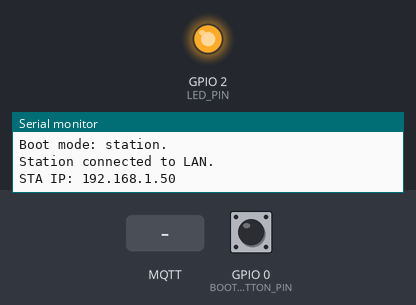
Bench run of a sketch on a simulated ESP32-S2. Parts: output pins drawn as LEDs (lit = HIGH), the last lines printed to the serial monitor. Dashed ring = blinking. The test bench sets the inputs (shaded band); at power-on: GPIO 0 (BOOT_BUTTON_PIN) HIGH. WiFi joins after 1.5 s; servers stay silent unless stated; no MQTT or app messages arrive unless stated.

Above: at 2.7 s.
2.8 s: GPIO 0 (BOOT_BUTTON_PIN) pulled LOW for 0.15 s
At 3.4 s:
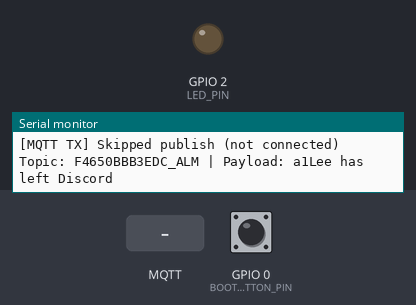
5.9 s: MQTT message "1" arrives on the first subscribed topic
At 6.37 s:
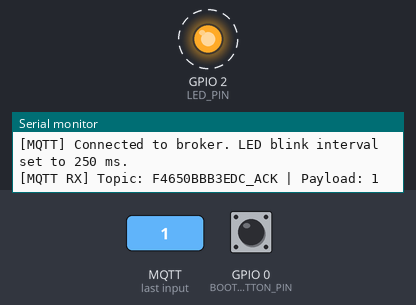
8.9 s: GPIO 0 (BOOT_BUTTON_PIN) pulled LOW for 1 s
11.9 s: MQTT message "on" arrives on the first subscribed topic
14.9 s: MQTT message "off" arrives on the first subscribed topic
Timing chart, 0 to 18.9 s (numbered marks = the images above; inputs shaded):
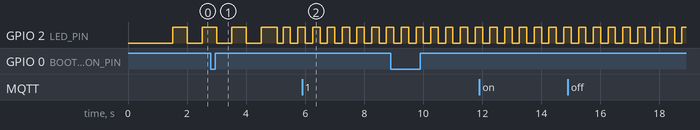

Measured:
- by itself, GPIO 2 (LED_PIN): alternates HIGH for 0.25 s and LOW for 0.25 s

The sketch:

Project_First_CODEX.ino
```cpp
#include <WiFi.h>
#include <WiFiManager.h>
#include <ArduinoOTA.h>
#include <PubSubClient.h>
#include <WebServer.h>
#include <HTTPUpdateServer.h>

// Hardware pins (ESP32-S2)
// ESP32 Dev Kit 1 built-in LED is on GPIO2
constexpr uint8_t LED_PIN = 2;
constexpr uint8_t BOOT_BUTTON_PIN = 0;

// Timings (ms)
constexpr uint32_t BLINK_INTERVAL_MS = 500;
constexpr uint32_t BLINK_INTERVAL_CONNECTED_MS = 250;
constexpr uint32_t MQTT_RECONNECT_INTERVAL_MS = 5000;
constexpr uint32_t BUTTON_DEBOUNCE_MS = 40;
constexpr uint32_t BUTTON_LONG_PRESS_MS = 1000;

// MQTT configuration
constexpr char MQTT_BROKER[] = "public.cloud.shiftr.io";
constexpr uint16_t MQTT_PORT = 1883;
constexpr char MQTT_USER[] = "public";
constexpr char MQTT_PASSWORD[] = "public";
constexpr char MQTT_TOPIC_STATUS[] = "F4650BBB3EDC_ALM";
constexpr char MQTT_TOPIC_BOOT[] = "F4650BBB3EDC_ACK";
constexpr char PROGRAM_NAME[] = "Project_First_CODEX";

WiFiClient wifiClient;
PubSubClient mqttClient(wifiClient);
WiFiManager wm;
WebServer webServer(80);
HTTPUpdateServer httpUpdater;
String deviceClientId;

bool ledState = false;
bool lastButtonReading = HIGH;
bool debouncedButtonState = HIGH;
uint32_t lastBlinkMs = 0;
uint32_t blinkIntervalMs = BLINK_INTERVAL_MS;
uint32_t lastMqttReconnectMs = 0;
uint32_t lastDebounceMs = 0;
uint32_t buttonPressStartMs = 0;
bool wasMqttConnected = false;

void mqttCallback(char* topic, byte* payload, unsigned int length) {
  String payloadText;
  payloadText.reserve(length);
  for (unsigned int i = 0; i < length; ++i) {
    payloadText += static_cast<char>(payload[i]);
  }

  Serial.printf("[MQTT RX] Topic: %s | Payload: %s\n", topic, payloadText.c_str());
}

bool publishMqttWithSerial(const char* topic, const char* payload, bool retained) {
  if (!mqttClient.connected()) {
    Serial.printf("[MQTT TX] Skipped publish (not connected) Topic: %s | Payload: %s\n", topic, payload);
    return false;
  }

  const bool published = mqttClient.publish(topic, payload, retained);
  Serial.printf(
    "[MQTT TX] %s Topic: %s | Payload: %s\n",
    published ? "Published" : "Publish failed",
    topic,
    payload);
  return published;
}

void setupOTA() {
  ArduinoOTA.setHostname(deviceClientId.c_str());
  ArduinoOTA.begin();
}

String getDeviceClientIdFromMac() {
  String mac = WiFi.macAddress();
  mac.replace(":", "");
  mac.toUpperCase();
  return mac;
}

void setupWebServer() {
  webServer.on("/", HTTP_GET, []() {
    webServer.send(
      200,
      "text/html",
      "<!doctype html><html><head><meta charset='utf-8'><title>Project_First_CODEX</title></head>"
      "<body><h1>Project_First_CODEX.ino</h1><p>ESP32 sketch with Wi-Fi Manager, OTA, MQTT, and button/LED handling.</p>"
      "<p>Firmware update page: <a href='/update'>/update</a></p></body></html>");
  });

  httpUpdater.setup(&webServer, "/update");
  webServer.begin();
}

void connectMqttIfNeeded(uint32_t nowMs) {
  if (mqttClient.connected()) {
    return;
  }

  if ((nowMs - lastMqttReconnectMs) < MQTT_RECONNECT_INTERVAL_MS) {
    return;
  }
  lastMqttReconnectMs = nowMs;

  if (mqttClient.connect(deviceClientId.c_str(), MQTT_USER, MQTT_PASSWORD)) {
    publishMqttWithSerial(MQTT_TOPIC_STATUS, "online", true);
    mqttClient.subscribe(MQTT_TOPIC_BOOT);
  }
}

void handleMqttConnectionState() {
  const bool mqttConnected = mqttClient.connected();
  if (mqttConnected == wasMqttConnected) {
    return;
  }

  wasMqttConnected = mqttConnected;
  blinkIntervalMs = mqttConnected ? BLINK_INTERVAL_CONNECTED_MS : BLINK_INTERVAL_MS;
  Serial.printf(
    "[MQTT] %s. LED blink interval set to %lu ms.\n",
    mqttConnected ? "Connected to broker" : "Disconnected from broker",
    static_cast<unsigned long>(blinkIntervalMs));
}

void handleBlink(uint32_t nowMs) {
  if ((nowMs - lastBlinkMs) < blinkIntervalMs) {
    return;
  }

  lastBlinkMs = nowMs;
  ledState = !ledState;
  digitalWrite(LED_PIN, ledState ? HIGH : LOW);
}

void handleBootButton(uint32_t nowMs) {
  const bool rawReading = digitalRead(BOOT_BUTTON_PIN);

  if (rawReading != lastButtonReading) {
    lastDebounceMs = nowMs;
    lastButtonReading = rawReading;
  }

  if ((nowMs - lastDebounceMs) < BUTTON_DEBOUNCE_MS) {
    return;
  }

  if (debouncedButtonState != rawReading) {
    debouncedButtonState = rawReading;
    if (debouncedButtonState == LOW) {
      buttonPressStartMs = nowMs;
    } else {
      const uint32_t pressDurationMs = nowMs - buttonPressStartMs;
      const char* message =
        (pressDurationMs < BUTTON_LONG_PRESS_MS) ? "a1Lee has left Discord" : "a2Lee is in Discord";
      publishMqttWithSerial(MQTT_TOPIC_STATUS, message, false);
    }
  }
}

void setup() {
  Serial.begin(115200);
  while (!Serial && millis() < 3000) {
    delay(10);
  }
  Serial.println();
  Serial.printf("[%s] Booting...\n", PROGRAM_NAME);

  pinMode(LED_PIN, OUTPUT);
  pinMode(BOOT_BUTTON_PIN, INPUT_PULLUP);
  digitalWrite(LED_PIN, LOW);

  mqttClient.setServer(MQTT_BROKER, MQTT_PORT);
  mqttClient.setCallback(mqttCallback);

  Serial.println("Wi-Fi startup mode: station with fallback to soft access point (config portal).");
  // Starts captive portal if credentials are not already saved.
  wm.autoConnect("ESP32S2-Setup");

  deviceClientId = getDeviceClientIdFromMac();
  Serial.printf("Device client ID (from MAC): %s\n", deviceClientId.c_str());

  const wifi_mode_t wifiMode = WiFi.getMode();
  if (wifiMode == WIFI_AP || wifiMode == WIFI_AP_STA) {
    Serial.println("Boot mode: soft access point active.");
    Serial.printf("SoftAP IP: %s\n", WiFi.softAPIP().toString().c_str());
  } else {
    Serial.println("Boot mode: station.");
  }

  if (WiFi.status() == WL_CONNECTED) {
    Serial.println("Station connected to LAN.");
    Serial.printf("STA IP: %s\n", WiFi.localIP().toString().c_str());
  } else {
    Serial.println("Station not connected to LAN.");
  }

  setupOTA();
  setupWebServer();
}

void loop() {
  const uint32_t nowMs = millis();

  ArduinoOTA.handle();
  webServer.handleClient();
  connectMqttIfNeeded(nowMs);
  mqttClient.loop();
  handleMqttConnectionState();
  handleBlink(nowMs);
  handleBootButton(nowMs);
}
```
